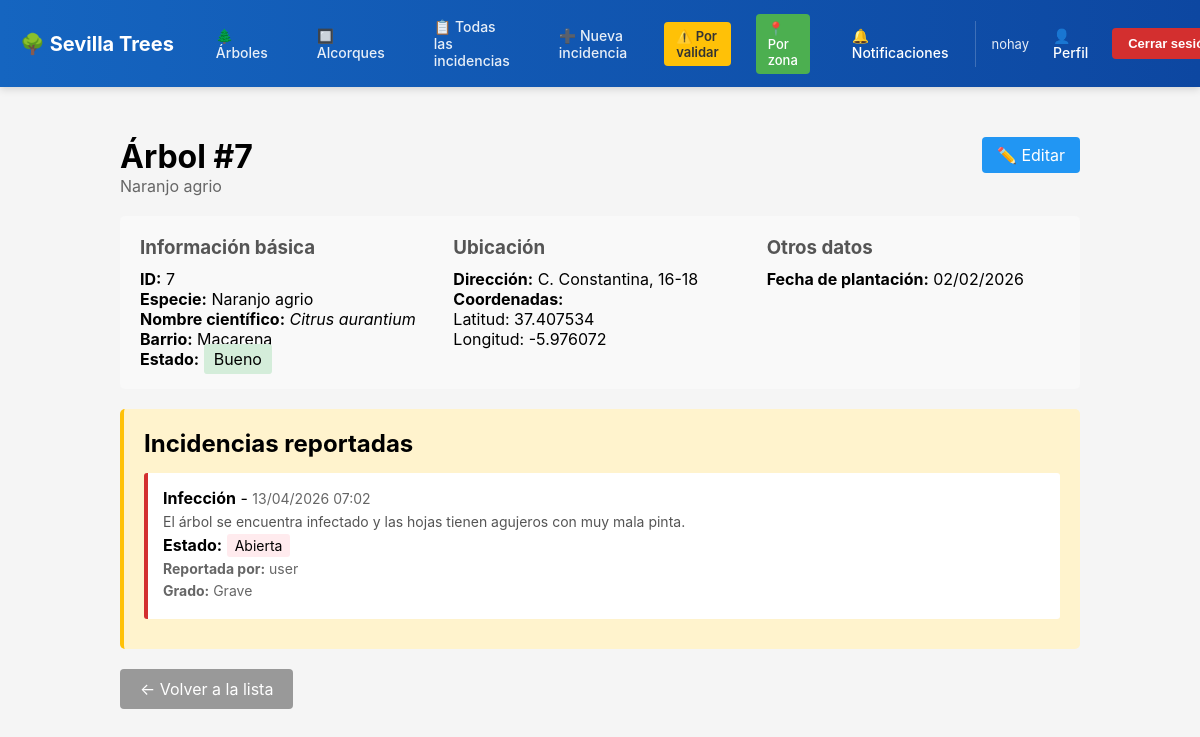
The app's page /inventario/arboles/7/ (signed in), older data.
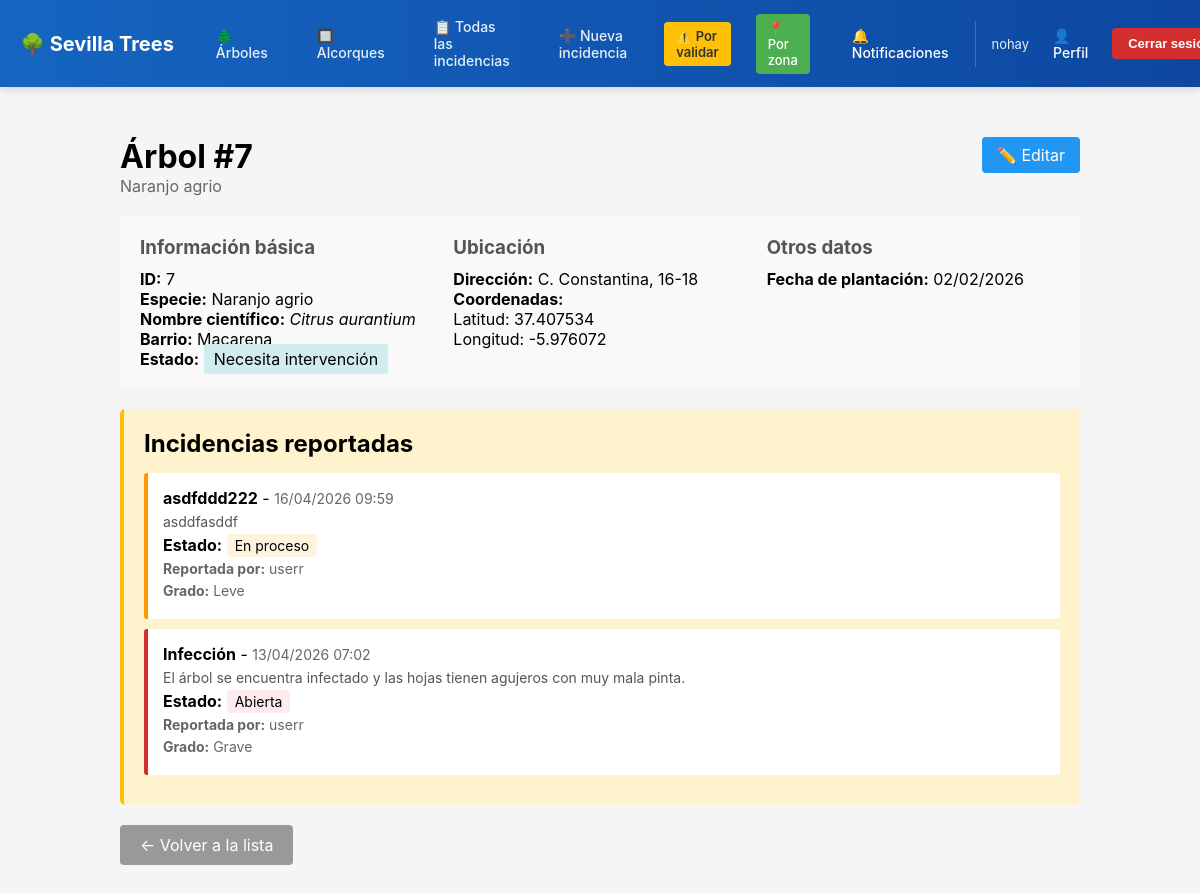
The same page, newer data.
### inventario/models.py (models this page shows, shortened)
class Arbol(models.Model):
    class Estado(models.TextChoices):
        BUENO = "BUENO", "Bueno"
        REGULAR = "REGULAR", "Regular"
        MALO = "MALO", "Malo"
        NECESITA_INTERVENCION = "NECESITA_INTERVENCION", "Necesita intervención"
    especie = models.ForeignKey("inventario.Especie", on_delete=models.PROTECT, related_name="arboles",)
    barrio = models.ForeignKey("inventario.Barrio", on_delete=models.PROTECT, related_name="arboles",)
    estado = models.CharField(max_length=50, choices=Estado.choices, default=Estado.BUENO)
    latitud = models.DecimalField(max_digits=9, decimal_places=6, null=True, blank=True)
    longitud = models.DecimalField(max_digits=9, decimal_places=6, null=True, blank=True)
    direccion = models.TextField(null=True, blank=True)
    fecha_plant = models.DateField(null=True, blank=True)
    observaciones = models.TextField(null=True, blank=True)
    class Meta: constraints = [
        models.UniqueConstraint(fields=["latitud", "longitud"], name="un_arbol_por_ubi")
        ]

class Especie(models.Model):
    nombre_comun = models.CharField(max_length=50)
    nombre_cient = models.CharField(max_length=50, null=True, blank=True)
    familia = models.CharField(max_length=50, null=True, blank=True)
    descripcion = models.TextField(null=True, blank=True)

class Barrio(models.Model):
    nombre = models.CharField(max_length=100)
    delimitacion = models.TextField(null=True, blank=True)

### incidencias/models.py (models this page shows, shortened)
class Incidencia(models.Model):
	class Grado(models.TextChoices):
		LEVE = "LEVE", "Leve"
		MEDIO = "MEDIO", "Medio"
		GRAVE = "GRAVE", "Grave"
	class Estado(models.TextChoices):
		ABIERTA = "ABIERTA", "Abierta"
		EN_PROCESO = "EN_PROCESO", "En proceso"
		CERRADA = "CERRADA", "Cerrada"
	titulo = models.CharField(max_length=120)
	descripcion = models.TextField()
	grado_incidencia = models.CharField(max_length=30, choices=Grado.choices, default=Grado.LEVE)
	fecha_reporte = models.DateTimeField(auto_now_add=True)
	fecha_act = models.DateTimeField(auto_now=True, null=True, blank=True)
	estado = models.CharField(max_length=30, choices=Estado.choices, default=Estado.ABIERTA)
	foto = models.ImageField(upload_to='incidencias/', null=True, blank=True)
	observaciones_internas = models.TextField(null=True, blank=True, help_text="Solo visible para administradores")
	usuario = models.ForeignKey("cuentas.Usuario", on_delete=models.PROTECT, related_name="usu_incidencia")
	arbol = models.ForeignKey("inventario.Arbol", on_delete=models.PROTECT, null=True, blank=True, related_name="arbol_inci")
	alcorque = models.ForeignKey("inventario.Alcorque", on_delete=models.PROTECT, null=True, blank=True, related_name="alcorque_inci")
	admin_resp = models.ForeignKey("cuentas.Usuario", on_delete=models.PROTECT, null=True, blank=True, related_name="admin_inci")
	class Meta: constraints = [
		models.CheckConstraint(check=(
			(Q(arbol__isnull=False) & Q(alcorque__isnull=True)) |
			(Q(arbol__isnull=True) & Q(alcorque__isnull=False))),
		name="check_arbol_alcorque_incidencia",),]

### cuentas/models.py (models this page shows, shortened)
class Usuario(AbstractUser):
	class Rol(models.TextChoices):
		REGISTRADO = "REGISTRADO", "Registrado"
		ADMINISTRADOR = "ADMINISTRADOR", "Administrador"
	class EstadoCuenta(models.TextChoices):
		ACTIVA = "ACTIVA", "Activa"
		PENDIENTE_ELIMINACION = "PENDIENTE_ELIMINACION", "Pendiente eliminación"
		ELIMINADA = "ELIMINADA", "Eliminada"
	nombre = models.CharField(max_length=159)
	correo = models.EmailField(unique=True)
	rol = models.CharField(max_length=20, choices=Rol.choices, default=Rol.REGISTRADO,)
	fecha_registro = models.DateTimeField(default=timezone.now)
	estado_cuenta = models.CharField(max_length=30, choices=EstadoCuenta.choices, default=EstadoCuenta.ACTIVA)
	USERNAME_FIELD = "correo"
	REQUIRED_FIELDS = ["username"]
	@property
	def es_admin(self) -> bool:
		return self.rol == self.Rol.ADMINISTRADOR
	@property
	def notificaciones_sin_leer(self) -> int:
		return self.notificaciones.filter(leido=False).count()

### inventario/views.py (the view)
# urls.py: path("arboles/<int:pk>/", views.arbol_detalle, name="arbol_detalle"),
def arbol_detalle(request, pk):
    arbol = get_object_or_404(Arbol.objects.select_related("especie", "barrio"), pk=pk)
    incidencias = []
    if request.user.is_authenticated:
        incidencias = arbol.arbol_inci.select_related("usuario", "admin_resp").order_by("-fecha_reporte")
    return render(request, "inventario/arbol_detalle.html", {"arbol": arbol, "incidencias": incidencias,})

### templates/inventario/arbol_detalle.html (shortened to what the changed rows need)
{% extends "base.html" %}
{% block content %}
<div style="max-width: 1000px; margin: 30px auto; padding: 20px;">
    <div style="display: flex; justify-content: space-between; align-items: start; margin-bottom: 20px;">
        <div>
            <h1>Árbol #{{ arbol.id }}</h1>
            <p style="font-size: 16px; color: #666;">{{ arbol.especie.nombre_comun }}</p>
        </div>
    </div>
    <div style="background-color: #f9f9f9; padding: 20px; border-radius: 5px; margin-bottom: 20px;">
        <div style="display: grid; grid-template-columns: repeat(auto-fit, minmax(250px, 1fr)); gap: 20px;">
            <div>
                <h3 style="color: #555; margin-bottom: 10px;">Información básica</h3>
                <p><strong>ID:</strong> {{ arbol.id }}</p>
                <p><strong>Especie:</strong> {{ arbol.especie.nombre_comun }}</p>
                {% if arbol.especie.nombre_cient %}
                    <p><strong>Nombre científico:</strong> <em>{{ arbol.especie.nombre_cient }}</em></p>
                {% endif %}
                <p><strong>Barrio:</strong> {{ arbol.barrio.nombre }}</p>
                <p><strong>Estado:</strong> <span style="background-color: {% if arbol.estado == 'BUENO' %}#d4edda{% elif arbol.estado == 'REGULAR' %}#fff3cd{% elif arbol.estado == 'MALO' %}#f8d7da{% else %}#d1ecf1{% endif %}; padding: 5px 10px; border-radius: 3px;">{{ arbol.get_estado_display }}</span></p>
            </div>
            <div>
                <h3 style="color: #555; margin-bottom: 10px;">Ubicación</h3>
                {% if arbol.direccion %}
                    <p><strong>Dirección:</strong> {{ arbol.direccion }}</p>
                {% else %}
                    <p><em>Sin dirección registrada</em></p>
                {% endif %}
                {% if arbol.latitud and arbol.longitud %}
                    <p><strong>Coordenadas:</strong><br/>Latitud: {{ arbol.latitud }}<br/>Longitud: {{ arbol.longitud }}</p>
                {% else %}
                    <p><em>Sin coordenadas registradas</em></p>
                {% endif %}
            </div>
            <div>
                <h3 style="color: #555; margin-bottom: 10px;">Otros datos</h3>
                {% if arbol.fecha_plant %}
                    <p><strong>Fecha de plantación:</strong> {{ arbol.fecha_plant|date:"d/m/Y" }}</p>
                {% else %}
                    <p><em>Fecha de plantación no registrada</em></p>
                {% endif %}
            </div>
        </div>
    </div>
    {% if incidencias %}
        <div style="background-color: #fff3cd; padding: 20px; border-radius: 5px; border-left: 4px solid #ffc107;">
            <h2>Incidencias reportadas</h2>
            <div style="margin-top: 15px;">
                {% for incidencia in incidencias %}
                    <div style="background-color: white; padding: 15px; margin-bottom: 10px; border-radius: 3px; border-left: 4px solid {% if incidencia.estado == 'ABIERTA' %}#d32f2f{% elif incidencia.estado == 'EN_PROCESO' %}#ff9800{% elif incidencia.estado == 'RESUELTA' %}#4caf50{% else %}#2196f3{% endif %};">
                        <p><strong>{{ incidencia.titulo }}</strong> - <span style="color: #666; font-size: 14px;">{{ incidencia.fecha_reporte|date:"d/m/Y H:i" }}</span></p>
                        <p style="color: #555; font-size: 14px; margin: 5px 0;">{{ incidencia.descripcion|truncatewords:30 }}</p>
                        <p style="margin: 5px 0;"><strong>Estado:</strong> <span style="background-color: {% if incidencia.estado == 'ABIERTA' %}#ffebee{% elif incidencia.estado == 'EN_PROCESO' %}#fff3e0{% elif incidencia.estado == 'RESUELTA' %}#e8f5e9{% else %}#e3f2fd{% endif %}; padding: 3px 8px; border-radius: 3px; font-size: 14px;">{{ incidencia.get_estado_display }}</span></p>
                        <p style="margin: 5px 0; color: #666; font-size: 14px;"><strong>Reportada por:</strong> {{ incidencia.usuario.nombre }}</p>
                        {% if incidencia.grado_incidencia %}
                            <p style="margin: 5px 0; color: #666; font-size: 14px;"><strong>Grado:</strong> {{ incidencia.get_grado_incidencia_display }}</p>
                        {% endif %}
                    </div>
                {% endfor %}
            </div>
        </div>
    {% else %}
        <div style="background-color: #e8f5e9; border-left: 4px solid #4caf50; padding: 15px; border-radius: 5px;">
            <p>No hay incidencias reportadas para este árbol.</p>
        </div>
    {% endif %}
</div>
{% endblock %}

Row changes from the older to the newer data that the page shows:
changed Arbol "C. Constantina, 16-18": estado "Bueno" → "Necesita intervención"
added Incidencia: titulo "asdfddd222", fecha_reporte "16/04/2026 09:59", descripcion "asddfasddf", estado "En proceso", usuario.nombre "userr", grado_incidencia "Leve"
changed through a linked row, Incidencia "Infección": usuario.nombre "user" → "userr"
